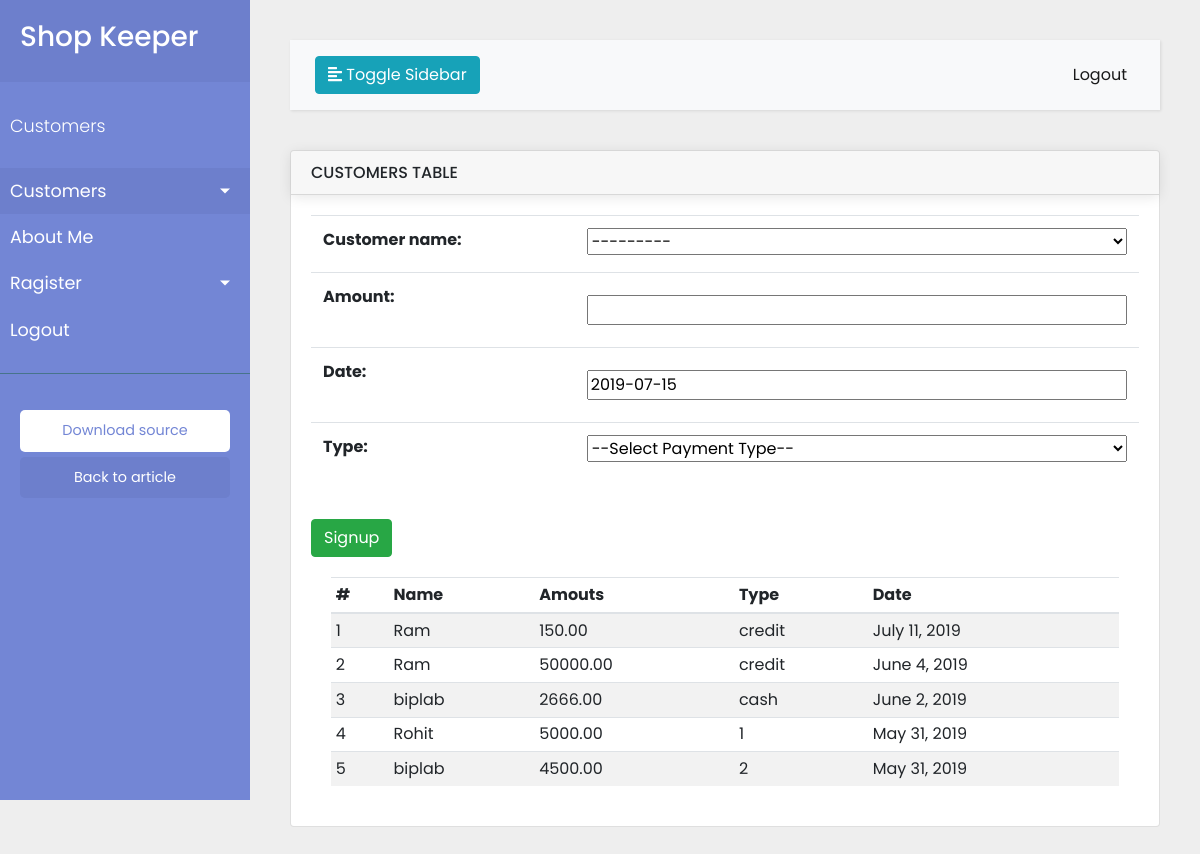
/register/new_transation/, run on the app's committed database.
### register/models.py (models this page shows, shortened)
class Register(models.Model):
    customer_name = models.ForeignKey(Customer,on_delete=models.CASCADE)
    amount = models.DecimalField(max_digits=8, decimal_places=2)
    date = models.DateField(default=date.today())
    type = models.CharField(max_length=100)

### customer/models.py (models this page shows)
class Customer(models.Model):
    name = models.CharField(max_length=100,default='username', verbose_name='Customer Name')
    password = models.CharField(max_length=100)
    email = models.EmailField(max_length=200,unique=True)
    mobile = models.CharField(max_length=15)
    status = models.BooleanField(default=False)
    def __str__(self):
        return self.name+"-"+self.password

### register/views.py (the view)
# urls.py: path('new_transation/',cus_views.new_transation, name='new_transation'),
def new_transation(request):
    c = Register.objects.all().order_by('-id')[:5]
    form = RegisterForm(request.POST or None)
    if form.is_valid():
        form.save()
        messages.add_message(request, messages.INFO, '1 Transation Added Successfully !')
        return redirect('new_transation')
    d ={
        'form':form,
        'c': c,
    }
    return render(request,'register/new_transation.html',d)

### register/forms.py
class RegisterForm(forms.ModelForm):
    class Meta:
        model = Register
        fields = '__all__'
    CHOICES = (
        ("", "--Select Payment Type--"),
        ("credit", "Credit"),
        ("cash", "Cash"),
    )
    type = forms.ChoiceField(choices=CHOICES)

### register/templates/register/new_transation.html (shortened to what this page needs)
{% extends 'base.html'%}
{% block content %}
<div class="wrapper">
    {% include 'navbar.html'%}
    <div id="content">
        {% include 'top-nav.html'%}
        <div class="card">
            <div class="card-header">
                <h6 class="text-uppercase mb-0">Customers Table</h6>
            </div>
            <div class="card-body">
                <form method="post">
                <table class="table">
                    {{form.as_table}}
                </table>
                    <br>
                    <button type="submit" class="btn btn-success p-6">Signup</button>
                </form>
                <div class="card-body">
                <table class="table table-striped table-sm card-text">
                    <thead>
                    <tr>
                        <th>#</th>
                        <th>Name</th>
                        <th>Amouts</th>
                        <th>Type</th>
                        <th>Date</th>
                    </tr>
                    </thead>
                    <tbody>
                    {% for cus in c%}
                    <tr>
                        <td scope="row">{{forloop.counter}}</td>
                        <td>{{cus.customer_name.name}}</td>
                        <td>{{cus.amount}}</td>
                        <td>{{cus.type}}</td>
                        <td>{{cus.date}}</td>
                    </tr>
                    {%endfor%}
                    </tbody>
                </table>
            </div>
        </div>
    </div>
</div>
{% endblock%}

### static/css/style2.css (style rules this page uses)
body { font-family: 'Poppins', sans-serif; background: #fafafa; }
.wrapper { display: flex; width: 100%; }
#content { width: calc(100% - 250px); padding: 40px; min-height: 100vh; transition: all 0.3s; position: absolute; top: 0; right: 0; }
.card { width:100%; }
.card input { margin:10px 0px; }
.card-header { border-radius: 20px; box-shadow: 0 0.125rem 0.8rem rgba(0, 0, 0, 0.1); }
.card-body input,select { width:100%; }

### static/css/style.css (style rules this page uses)
body { background:#eee; }

### data on the page
Register: customer_name.name "Ram", amount "150.00", type "credit", date "July 11, 2019"
Register: customer_name.name "Ram", amount "50000.00", type "credit", date "June 4, 2019"
Register: customer_name.name "biplab", amount "2666.00", type "cash", date "June 2, 2019"
Register: customer_name.name "Rohit", amount "5000.00", type "1", date "May 31, 2019"
Register: customer_name.name "biplab", amount "4500.00", type "2", date "May 31, 2019"
